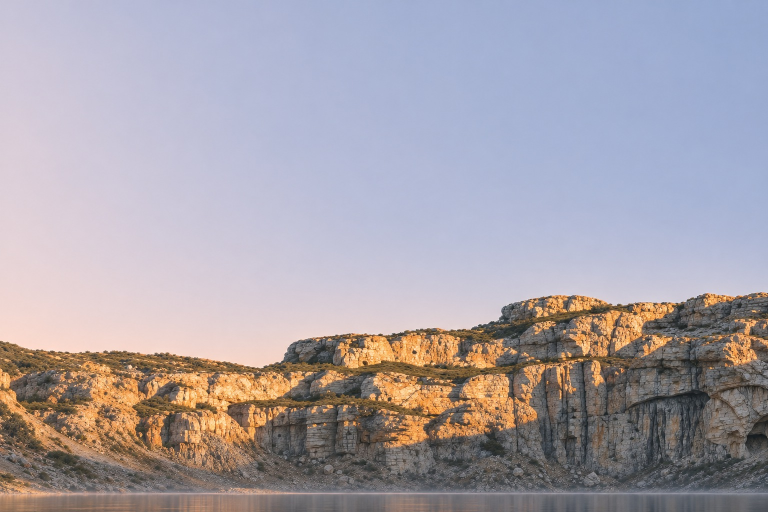
#> input picture assets-src/eye/far-edge/w1-t1.jpg, 1536 x 1024 px, given in place of rv4-t23.png, which was not available (shown at 1/2 size)
$ python master.py ../../../../assets-src/eye/far-edge/w1-t1.jpg
#> lines starting #> are read from the running program, lines starting #| are printed output that depends on the picture
#!/usr/bin/env python3
"""Build the high-resolution master of the reveal frame from re-rendered windows.

Every window is a re-photograph of one 660 px wide window of the parent take,
enlarged 2.533x. Windows are tone-matched to the parent (low frequencies only)
and joined with a multi-band (Laplacian pyramid) blend along seams that run
down the middle of the overlaps.

usage: master.py <out.png> [--sigma 48] [--levels 6] [--parent p.png] name=path@x0,y0[,w[,bx0,by0,bx1,by1]] ...
       x0,y0 = top left corner of the plate in frame-4 px; w = its width in frame-4 px (default 660)
       each '!' at the end of a name raises its priority inside its whole window (frame-3 plate '!', frame-2 plate '!!'),
       or, when a box bx0,by0,bx1,by1 (frame-4 px) is given, only inside that box: the place the plate was shot for
       comes from that plate alone, and outside the box the plate competes like any other
       a '~' in the name switches off the tone match to the parent (used where the parent no longer applies)
"""
import sys, json, numpy as np, cv2

R = '/home/user/workspace/r3'
import os
W4, H4 = int(os.environ.get('W4', 1672)), int(os.environ.get('H4', 941))   # frame-4 size in its own px (the wider carcass frame is 1982 x 1115)
TW = 660.0
S = W4 / TW
MW, MH = int(round(W4 * S)), int(round(H4 * S))


def gpyr(a, n):
    out = [a]
    for _ in range(n - 1):
        out.append(cv2.pyrDown(out[-1]))
    return out


def lpyr(a, n):
    g = gpyr(a, n)
    out = []
    for i in range(n - 1):
        up = cv2.pyrUp(g[i + 1], dstsize=(g[i].shape[1], g[i].shape[0]))
        out.append(g[i] - up)
    out.append(g[-1])
    return out


def collapse(p):
    a = p[-1]
    for i in range(len(p) - 2, -1, -1):
        a = cv2.pyrUp(a, dstsize=(p[i].shape[1], p[i].shape[0])) + p[i]
    return a


def main():
    args = sys.argv[1:]
    out = args.pop(0)
    sigma, levels, parent_path = 48.0, 6, f'{R}/gen/rv4-t23.png'
    tiles = []
    while args:
        a = args.pop(0)
        if a == '--sigma':
            sigma = float(args.pop(0))
        elif a == '--levels':
            levels = int(args.pop(0))
        elif a == '--parent':
            parent_path = args.pop(0)
        else:
            name, rest = a.split('=', 1)
            path, pos = rest.rsplit('@', 1)
            v = [float(q) for q in pos.split(',')]
            tiles.append((name, path, v[0], v[1], v[2] if len(v) > 2 else TW, v[3:7] if len(v) >= 7 else None))
    parent = cv2.imread(parent_path).astype(np.float32)
    pup = cv2.resize(parent, (MW, MH), interpolation=cv2.INTER_CUBIC)
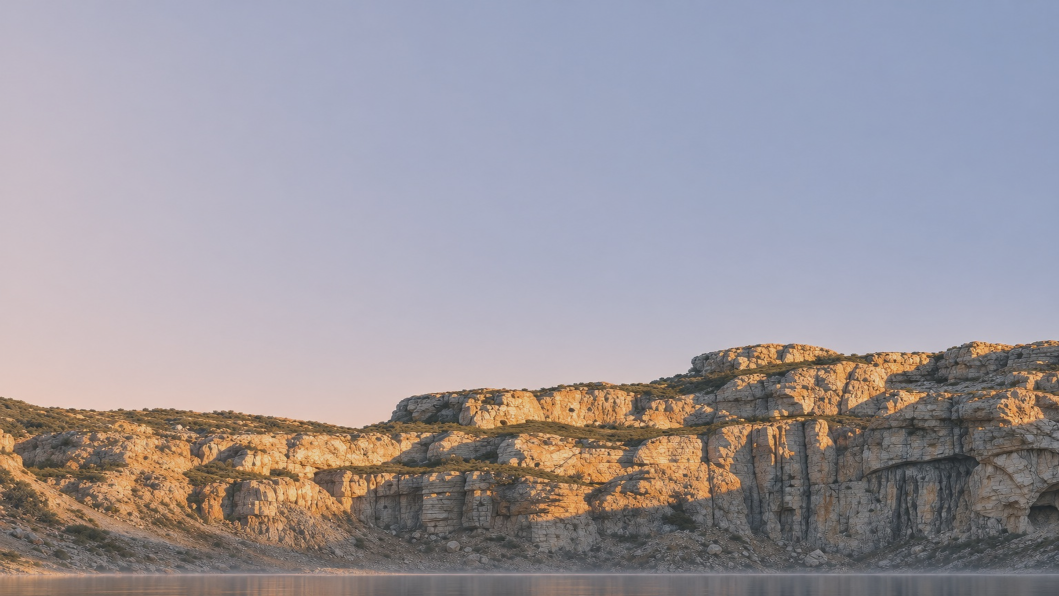
#> pup: shape (2384, 4236, 3) float32 (shown at 1/4 size); mean B, G, R 173.2, 168.1, 173.1; drawn with min black and max white

    # weights -> hard partition
    wmaps = np.full((len(tiles), MH, MW), -1.0, np.float32)
    boxes = []
    for k, (name, path, x0, y0, wf4, box) in enumerate(tiles):
        pw, ph = int(round(wf4 * S)), int(round(wf4 * S * H4 / W4))
        ox, oy = int(round(x0 * S)), int(round(y0 * S))
        ox = min(max(ox, 0), MW - pw)
        oy = min(max(oy, 0), MH - ph)
        boxes.append((ox, oy, pw, ph))
        yy, xx = np.mgrid[0:ph, 0:pw].astype(np.float32)
        big = 1e5
        dl = xx if ox > 0 else np.full_like(xx, big)
        dr = (pw - 1 - xx) if ox + pw < MW else np.full_like(xx, big)
        dt = yy if oy > 0 else np.full_like(xx, big)
        db = (ph - 1 - yy) if oy + ph < MH else np.full_like(xx, big)
        w = np.minimum(np.minimum(dl, dr), np.minimum(dt, db))
        if box is None:
            w = w + 2e5 * name.count('!')
        else:
            gx, gy = xx + ox, yy + oy
            inside = (gx >= box[0] * S) & (gx <= box[2] * S) & (gy >= box[1] * S) & (gy <= box[3] * S)
            w = w + 2e5 * name.count('!') * inside
        wmaps[k, oy:oy + ph, ox:ox + pw] = w
#> (the run stopped early here; a loop or call above may not have finished)

$ run again, on assets-src/eye/far-edge/w2-t1.jpg
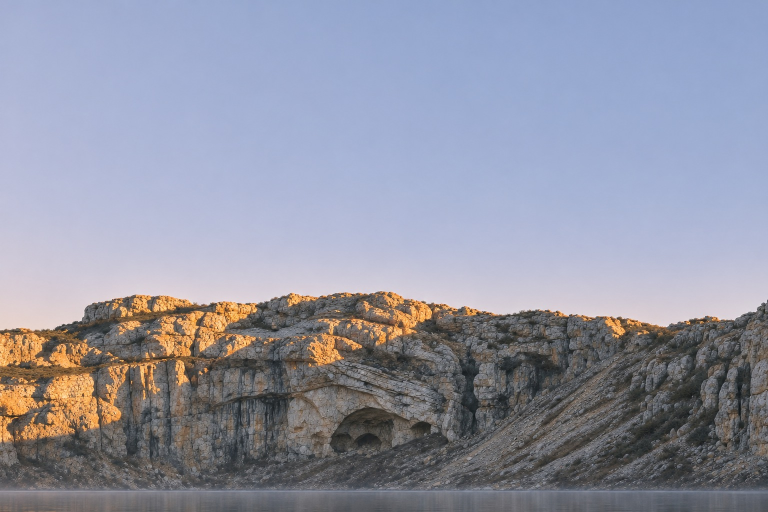
#> input picture assets-src/eye/far-edge/w2-t1.jpg, 1536 x 1024 px, given in place of rv4-t23.png, which was not available (shown at 1/2 size)
#> in main, `pup = cv2.resize(parent, (MW, MH), interpolation=cv2.INTER_CUBIC)`:
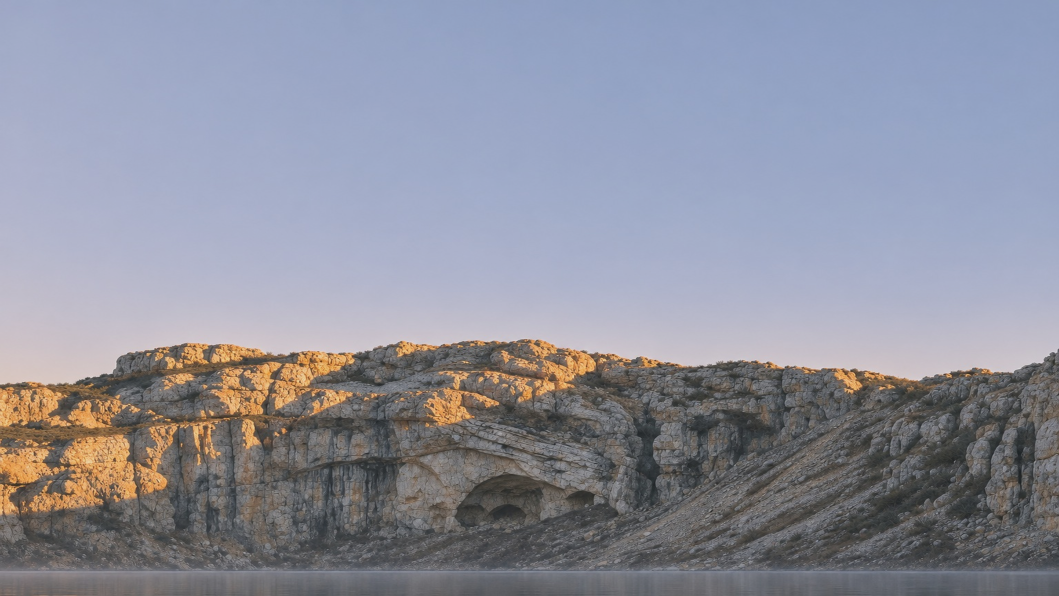
#> pup: shape (2384, 4236, 3) float32 (shown at 1/4 size); mean B, G, R 166.4, 154.2, 151.2; drawn with min black and max white

$ run again, on assets-src/eye/far-edge/w3-t1.jpg
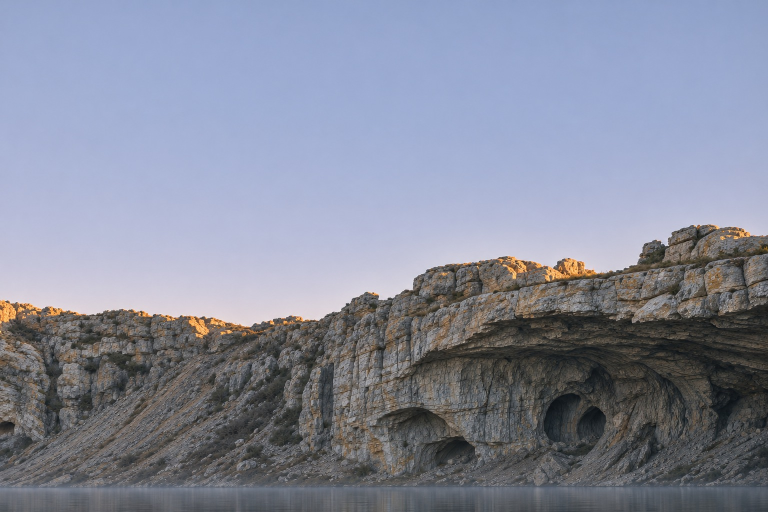
#> input picture assets-src/eye/far-edge/w3-t1.jpg, 1536 x 1024 px, given in place of rv4-t23.png, which was not available (shown at 1/2 size)
#> in main, `pup = cv2.resize(parent, (MW, MH), interpolation=cv2.INTER_CUBIC)`:
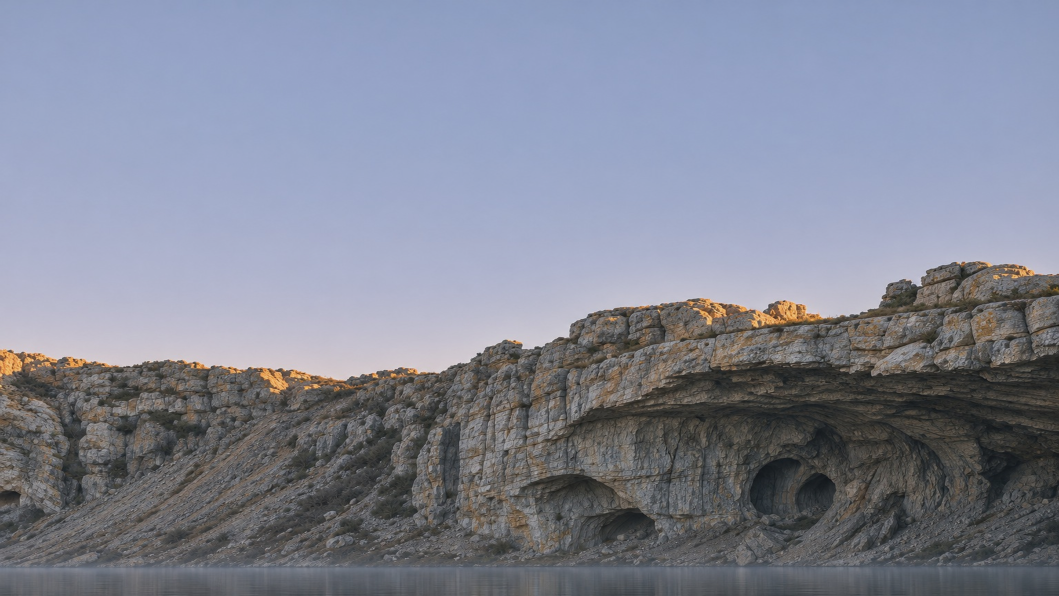
#> pup: shape (2384, 4236, 3) float32 (shown at 1/4 size); mean B, G, R 154.5, 141.8, 137.6; drawn with min black and max white
